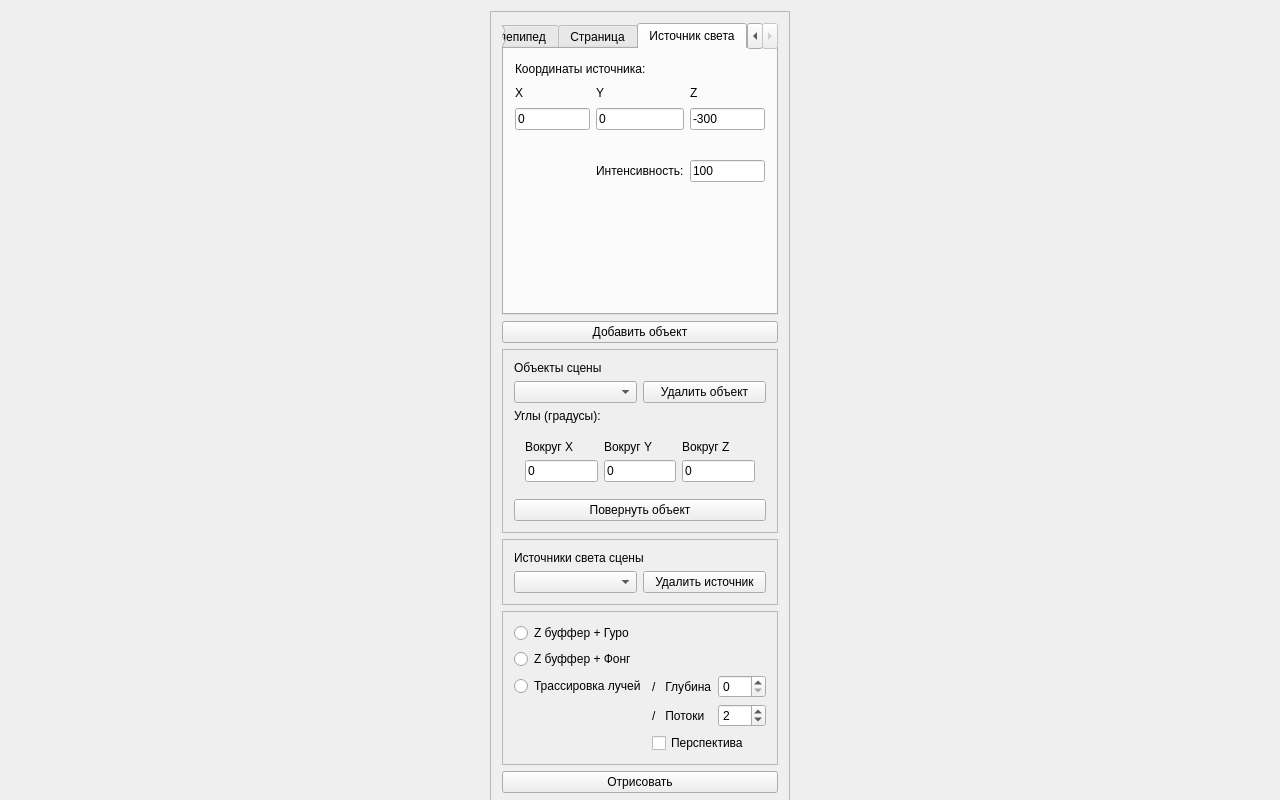
<?xml version="1.0" encoding="UTF-8"?>
<ui version="4.0">
 <class>MainWindow</class>
 <widget class="QMainWindow" name="MainWindow">
  <property name="geometry">
   <rect>
    <x>0</x>
    <y>0</y>
    <width>1280</width>
    <height>800</height>
   </rect>
  </property>
  <property name="minimumSize">
   <size>
    <width>1280</width>
    <height>800</height>
   </size>
  </property>
  <property name="maximumSize">
   <size>
    <width>1400</width>
    <height>800</height>
   </size>
  </property>
  <property name="windowTitle">
   <string>MainWindow</string>
  </property>
  <widget class="QWidget" name="centralWidget">
   <property name="maximumSize">
    <size>
     <width>1280</width>
     <height>800</height>
    </size>
   </property>
   <layout class="QHBoxLayout" name="horizontalLayout">
    <item>
     <widget class="QFrame" name="frame">
      <property name="minimumSize">
       <size>
        <width>300</width>
        <height>800</height>
       </size>
      </property>
      <property name="maximumSize">
       <size>
        <width>300</width>
        <height>800</height>
       </size>
      </property>
      <property name="frameShape">
       <enum>QFrame::StyledPanel</enum>
      </property>
      <property name="frameShadow">
       <enum>QFrame::Raised</enum>
      </property>
      <layout class="QGridLayout" name="gridLayout_2">
       <item row="4" column="0" colspan="2">
        <widget class="QFrame" name="frame_4">
         <property name="frameShape">
          <enum>QFrame::StyledPanel</enum>
         </property>
         <property name="frameShadow">
          <enum>QFrame::Raised</enum>
         </property>
         <layout class="QGridLayout" name="gridLayout_7">
          <item row="1" column="1">
           <widget class="QPushButton" name="pushButton_6">
            <property name="text">
             <string>Удалить источник</string>
            </property>
           </widget>
          </item>
          <item row="1" column="0">
           <widget class="QComboBox" name="comboBox_2"/>
          </item>
          <item row="0" column="0" colspan="2">
           <widget class="QLabel" name="label_44">
            <property name="text">
             <string>Источники света сцены</string>
            </property>
           </widget>
          </item>
         </layout>
        </widget>
       </item>
       <item row="7" column="0" colspan="2">
        <widget class="QPushButton" name="pushButton">
         <property name="text">
          <string>Отрисовать</string>
         </property>
        </widget>
       </item>
       <item row="0" column="0" colspan="2">
        <widget class="QTabWidget" name="tabWidget">
         <property name="maximumSize">
          <size>
           <width>300</width>
           <height>350</height>
          </size>
         </property>
         <property name="currentIndex">
          <number>3</number>
         </property>
         <widget class="QWidget" name="icoTab">
          <attribute name="title">
           <string>Икосаэдр</string>
          </attribute>
          <layout class="QGridLayout" name="gridLayout">
           <item row="1" column="0">
            <widget class="QLabel" name="label">
             <property name="text">
              <string>X</string>
             </property>
            </widget>
           </item>
           <item row="0" column="0" colspan="3">
            <widget class="QLabel" name="label_7">
             <property name="text">
              <string>Центр икосаэдра:</string>
             </property>
            </widget>
           </item>
           <item row="4" column="0">
            <widget class="QLabel" name="label_4">
             <property name="text">
              <string>R</string>
             </property>
            </widget>
           </item>
           <item row="1" column="2">
            <widget class="QLabel" name="label_3">
             <property name="text">
              <string>Z</string>
             </property>
            </widget>
           </item>
           <item row="4" column="1">
            <widget class="QLabel" name="label_5">
             <property name="text">
              <string>G</string>
             </property>
            </widget>
           </item>
           <item row="6" column="0" colspan="3">
            <widget class="QLabel" name="label_9">
             <property name="text">
              <string/>
             </property>
            </widget>
           </item>
           <item row="2" column="1">
            <widget class="QLineEdit" name="icoY">
             <property name="text">
              <string>0</string>
             </property>
            </widget>
           </item>
           <item row="7" column="1">
            <widget class="QLabel" name="label_10">
             <property name="text">
              <string>Радиус:</string>
             </property>
            </widget>
           </item>
           <item row="5" column="2">
            <widget class="QSpinBox" name="blue">
             <property name="maximum">
              <number>255</number>
             </property>
            </widget>
           </item>
           <item row="8" column="0" colspan="2">
            <widget class="QLabel" name="label_11">
             <property name="text">
              <string>Коэф. диффузного освещения:</string>
             </property>
            </widget>
           </item>
           <item row="1" column="1">
            <widget class="QLabel" name="label_2">
             <property name="text">
              <string>Y</string>
             </property>
            </widget>
           </item>
           <item row="5" column="0">
            <widget class="QSpinBox" name="red">
             <property name="maximum">
              <number>255</number>
             </property>
            </widget>
           </item>
           <item row="10" column="2">
            <widget class="QLineEdit" name="gloss">
             <property name="text">
              <string>0</string>
             </property>
            </widget>
           </item>
           <item row="5" column="1">
            <widget class="QSpinBox" name="green">
             <property name="maximum">
              <number>255</number>
             </property>
            </widget>
           </item>
           <item row="3" column="0" colspan="3">
            <widget class="QLabel" name="label_8">
             <property name="text">
              <string>Цвет:</string>
             </property>
            </widget>
           </item>
           <item row="10" column="0" colspan="2">
            <widget class="QLabel" name="label_13">
             <property name="text">
              <string>Коэф. блеска: </string>
             </property>
            </widget>
           </item>
           <item row="9" column="0" colspan="2">
            <widget class="QLabel" name="label_12">
             <property name="text">
              <string>Коэф. зеркального освещения:</string>
             </property>
            </widget>
           </item>
           <item row="8" column="2">
            <widget class="QDoubleSpinBox" name="dispertion">
             <property name="maximum">
              <double>1.000000000000000</double>
             </property>
             <property name="singleStep">
              <double>0.100000000000000</double>
             </property>
            </widget>
           </item>
           <item row="2" column="0">
            <widget class="QLineEdit" name="icoX">
             <property name="text">
              <string>0</string>
             </property>
            </widget>
           </item>
           <item row="9" column="2">
            <widget class="QDoubleSpinBox" name="reflection">
             <property name="maximum">
              <double>1.000000000000000</double>
             </property>
             <property name="singleStep">
              <double>0.100000000000000</double>
             </property>
            </widget>
           </item>
           <item row="4" column="2">
            <widget class="QLabel" name="label_6">
             <property name="text">
              <string>B</string>
             </property>
            </widget>
           </item>
           <item row="2" column="2">
            <widget class="QLineEdit" name="icoZ">
             <property name="text">
              <string>0</string>
             </property>
            </widget>
           </item>
           <item row="7" column="2">
            <widget class="QLineEdit" name="radius">
             <property name="text">
              <string>0</string>
             </property>
            </widget>
           </item>
          </layout>
         </widget>
         <widget class="QWidget" name="cubeTab">
          <attribute name="title">
           <string>Параллелепипед</string>
          </attribute>
          <layout class="QGridLayout" name="gridLayout_3">
           <item row="7" column="2">
            <widget class="QLineEdit" name="depth">
             <property name="text">
              <string>100</string>
             </property>
            </widget>
           </item>
           <item row="3" column="0" colspan="3">
            <widget class="QLabel" name="label_18">
             <property name="text">
              <string>Цвет параллелепипед:</string>
             </property>
            </widget>
           </item>
           <item row="7" column="1">
            <widget class="QLineEdit" name="height">
             <property name="text">
              <string>100</string>
             </property>
            </widget>
           </item>
           <item row="1" column="1">
            <widget class="QLabel" name="label_14">
             <property name="text">
              <string>Y</string>
             </property>
            </widget>
           </item>
           <item row="6" column="0">
            <widget class="QLabel" name="label_22">
             <property name="text">
              <string>Ширина</string>
             </property>
            </widget>
           </item>
           <item row="2" column="2">
            <widget class="QLineEdit" name="cubeZ">
             <property name="text">
              <string>0</string>
             </property>
            </widget>
           </item>
           <item row="2" column="1">
            <widget class="QLineEdit" name="cubeY">
             <property name="text">
              <string>0</string>
             </property>
            </widget>
           </item>
           <item row="6" column="1">
            <widget class="QLabel" name="label_23">
             <property name="text">
              <string>Высота</string>
             </property>
            </widget>
           </item>
           <item row="0" column="0" colspan="3">
            <widget class="QLabel" name="label_17">
             <property name="text">
              <string>Центр параллелепипед:</string>
             </property>
            </widget>
           </item>
           <item row="1" column="0">
            <widget class="QLabel" name="label_15">
             <property name="text">
              <string>X</string>
             </property>
            </widget>
           </item>
           <item row="4" column="0">
            <widget class="QLabel" name="label_20">
             <property name="text">
              <string>R</string>
             </property>
            </widget>
           </item>
           <item row="1" column="2">
            <widget class="QLabel" name="label_16">
             <property name="text">
              <string>Z</string>
             </property>
            </widget>
           </item>
           <item row="2" column="0">
            <widget class="QLineEdit" name="cubeX">
             <property name="text">
              <string>0</string>
             </property>
            </widget>
           </item>
           <item row="4" column="2">
            <widget class="QLabel" name="label_21">
             <property name="text">
              <string>B</string>
             </property>
            </widget>
           </item>
           <item row="5" column="0">
            <widget class="QSpinBox" name="cubeRed">
             <property name="maximum">
              <number>255</number>
             </property>
             <property name="value">
              <number>255</number>
             </property>
            </widget>
           </item>
           <item row="6" column="2">
            <widget class="QLabel" name="label_24">
             <property name="text">
              <string>Глубина</string>
             </property>
            </widget>
           </item>
           <item row="4" column="1">
            <widget class="QLabel" name="label_19">
             <property name="text">
              <string>G</string>
             </property>
            </widget>
           </item>
           <item row="7" column="0">
            <widget class="QLineEdit" name="width">
             <property name="text">
              <string>100</string>
             </property>
            </widget>
           </item>
           <item row="5" column="2">
            <widget class="QSpinBox" name="cubeBlue">
             <property name="maximum">
              <number>255</number>
             </property>
            </widget>
           </item>
           <item row="5" column="1">
            <widget class="QSpinBox" name="cubeGreen">
             <property name="maximum">
              <number>255</number>
             </property>
            </widget>
           </item>
           <item row="10" column="2">
            <widget class="QLineEdit" name="cubeGloss">
             <property name="text">
              <string>1000</string>
             </property>
            </widget>
           </item>
           <item row="10" column="0" colspan="2">
            <widget class="QLabel" name="label_27">
             <property name="text">
              <string>Коэф. блеска: </string>
             </property>
            </widget>
           </item>
           <item row="9" column="0" colspan="2">
            <widget class="QLabel" name="label_26">
             <property name="text">
              <string>Коэф. зеркального освещения:</string>
             </property>
            </widget>
           </item>
           <item row="8" column="0" colspan="2">
            <widget class="QLabel" name="label_25">
             <property name="text">
              <string>Коэф. диффузного освещения:</string>
             </property>
            </widget>
           </item>
           <item row="8" column="2">
            <widget class="QDoubleSpinBox" name="cubeDisp">
             <property name="maximum">
              <double>1.000000000000000</double>
             </property>
             <property name="singleStep">
              <double>0.100000000000000</double>
             </property>
             <property name="value">
              <double>1.000000000000000</double>
             </property>
            </widget>
           </item>
           <item row="9" column="2">
            <widget class="QDoubleSpinBox" name="cubeRef">
             <property name="maximum">
              <double>1.000000000000000</double>
             </property>
             <property name="singleStep">
              <double>0.100000000000000</double>
             </property>
             <property name="value">
              <double>1.000000000000000</double>
             </property>
            </widget>
           </item>
          </layout>
         </widget>
         <widget class="QWidget" name="tab">
          <attribute name="title">
           <string>Страница</string>
          </attribute>
         </widget>
         <widget class="QWidget" name="light">
          <attribute name="title">
           <string>Источник света</string>
          </attribute>
          <layout class="QGridLayout" name="gridLayout_5">
           <item row="1" column="1">
            <widget class="QLabel" name="label_28">
             <property name="text">
              <string>Y</string>
             </property>
            </widget>
           </item>
           <item row="2" column="1">
            <widget class="QLineEdit" name="ltY">
             <property name="text">
              <string>0</string>
             </property>
            </widget>
           </item>
           <item row="5" column="1">
            <widget class="QLabel" name="label_35">
             <property name="text">
              <string/>
             </property>
            </widget>
           </item>
           <item row="6" column="1">
            <widget class="QLabel" name="label_36">
             <property name="text">
              <string/>
             </property>
            </widget>
           </item>
           <item row="1" column="0">
            <widget class="QLabel" name="label_29">
             <property name="text">
              <string>X</string>
             </property>
            </widget>
           </item>
           <item row="2" column="2">
            <widget class="QLineEdit" name="ltZ">
             <property name="text">
              <string>-300</string>
             </property>
            </widget>
           </item>
           <item row="7" column="1">
            <widget class="QLabel" name="label_37">
             <property name="text">
              <string/>
             </property>
            </widget>
           </item>
           <item row="1" column="2">
            <widget class="QLabel" name="label_30">
             <property name="text">
              <string>Z</string>
             </property>
            </widget>
           </item>
           <item row="2" column="0">
            <widget class="QLineEdit" name="ltX">
             <property name="text">
              <string>0</string>
             </property>
            </widget>
           </item>
           <item row="9" column="1">
            <widget class="QLabel" name="label_39">
             <property name="text">
              <string/>
             </property>
            </widget>
           </item>
           <item row="8" column="1">
            <widget class="QLabel" name="label_38">
             <property name="text">
              <string/>
             </property>
            </widget>
           </item>
           <item row="3" column="1">
            <widget class="QLabel" name="label_33">
             <property name="text">
              <string/>
             </property>
            </widget>
           </item>
           <item row="0" column="0" colspan="3">
            <widget class="QLabel" name="label_31">
             <property name="text">
              <string>Координаты источника:</string>
             </property>
            </widget>
           </item>
           <item row="4" column="1">
            <widget class="QLabel" name="label_34">
             <property name="text">
              <string>Интенсивность:</string>
             </property>
            </widget>
           </item>
           <item row="4" column="2">
            <widget class="QLineEdit" name="intens">
             <property name="text">
              <string>100</string>
             </property>
            </widget>
           </item>
          </layout>
         </widget>
        </widget>
       </item>
       <item row="2" column="0" colspan="2">
        <widget class="QFrame" name="frame_3">
         <property name="autoFillBackground">
          <bool>true</bool>
         </property>
         <property name="frameShape">
          <enum>QFrame::StyledPanel</enum>
         </property>
         <property name="frameShadow">
          <enum>QFrame::Raised</enum>
         </property>
         <layout class="QGridLayout" name="gridLayout_6">
          <item row="0" column="0" colspan="2">
           <widget class="QLabel" name="label_43">
            <property name="text">
             <string>Объекты сцены</string>
            </property>
           </widget>
          </item>
          <item row="2" column="0">
           <widget class="QLabel" name="label_46">
            <property name="text">
             <string>Углы (градусы):</string>
            </property>
           </widget>
          </item>
          <item row="3" column="0" colspan="2">
           <widget class="QWidget" name="widget_2" native="true">
            <layout class="QGridLayout" name="gridLayout_4">
             <item row="1" column="2">
              <widget class="QLineEdit" name="rotZ">
               <property name="text">
                <string>0</string>
               </property>
              </widget>
             </item>
             <item row="1" column="1">
              <widget class="QLineEdit" name="rotY">
               <property name="text">
                <string>0</string>
               </property>
              </widget>
             </item>
             <item row="1" column="0">
              <widget class="QLineEdit" name="rotX">
               <property name="text">
                <string>0</string>
               </property>
              </widget>
             </item>
             <item row="0" column="1">
              <widget class="QLabel" name="label_40">
               <property name="text">
                <string>Вокруг Y</string>
               </property>
              </widget>
             </item>
             <item row="0" column="0">
              <widget class="QLabel" name="label_41">
               <property name="text">
                <string>Вокруг X</string>
               </property>
              </widget>
             </item>
             <item row="0" column="2">
              <widget class="QLabel" name="label_42">
               <property name="text">
                <string>Вокруг Z</string>
               </property>
              </widget>
             </item>
            </layout>
           </widget>
          </item>
          <item row="4" column="0" colspan="2">
           <widget class="QPushButton" name="pushButton_2">
            <property name="text">
             <string>Повернуть объект</string>
            </property>
           </widget>
          </item>
          <item row="1" column="0">
           <widget class="QComboBox" name="comboBox"/>
          </item>
          <item row="1" column="1">
           <widget class="QPushButton" name="pushButton_5">
            <property name="text">
             <string>Удалить объект</string>
            </property>
           </widget>
          </item>
         </layout>
        </widget>
       </item>
       <item row="5" column="0" colspan="2">
        <widget class="QFrame" name="frame_5">
         <property name="frameShape">
          <enum>QFrame::StyledPanel</enum>
         </property>
         <property name="frameShadow">
          <enum>QFrame::Raised</enum>
         </property>
         <layout class="QGridLayout" name="gridLayout_8">
          <item row="3" column="1">
           <widget class="QLabel" name="label_32">
            <property name="text">
             <string>/   Глубина</string>
            </property>
           </widget>
          </item>
          <item row="3" column="2">
           <widget class="QSpinBox" name="rtDepth">
            <property name="maximum">
             <number>4</number>
            </property>
           </widget>
          </item>
          <item row="0" column="0">
           <widget class="QRadioButton" name="gourand">
            <property name="text">
             <string>Z буффер + Гуро</string>
            </property>
            <attribute name="buttonGroup">
             <string notr="true">buttonGroup_2</string>
            </attribute>
           </widget>
          </item>
          <item row="1" column="0">
           <widget class="QRadioButton" name="phong">
            <property name="text">
             <string>Z буффер + Фонг</string>
            </property>
            <attribute name="buttonGroup">
             <string notr="true">buttonGroup_2</string>
            </attribute>
           </widget>
          </item>
          <item row="3" column="0">
           <widget class="QRadioButton" name="rt">
            <property name="text">
             <string>Трассировка лучей</string>
            </property>
            <attribute name="buttonGroup">
             <string notr="true">buttonGroup_2</string>
            </attribute>
           </widget>
          </item>
          <item row="5" column="1" colspan="2">
           <widget class="QCheckBox" name="persp">
            <property name="text">
             <string>Перспектива</string>
            </property>
            <property name="checked">
             <bool>false</bool>
            </property>
            <property name="tristate">
             <bool>false</bool>
            </property>
           </widget>
          </item>
          <item row="4" column="2">
           <widget class="QSpinBox" name="thrd">
            <property name="minimum">
             <number>1</number>
            </property>
            <property name="maximum">
             <number>8</number>
            </property>
            <property name="value">
             <number>2</number>
            </property>
           </widget>
          </item>
          <item row="4" column="1">
           <widget class="QLabel" name="label_45">
            <property name="text">
             <string>/   Потоки</string>
            </property>
           </widget>
          </item>
         </layout>
        </widget>
       </item>
       <item row="1" column="0" colspan="2">
        <widget class="QPushButton" name="pushButton_4">
         <property name="text">
          <string>Добавить объект</string>
         </property>
        </widget>
       </item>
       <item row="8" column="0" colspan="2">
        <widget class="QWidget" name="widget" native="true"/>
       </item>
      </layout>
     </widget>
    </item>
   </layout>
  </widget>
 </widget>
 <layoutdefault spacing="6" margin="11"/>
 <resources/>
 <connections/>
 <buttongroups>
  <buttongroup name="buttonGroup_2"/>
 </buttongroups>
</ui>
